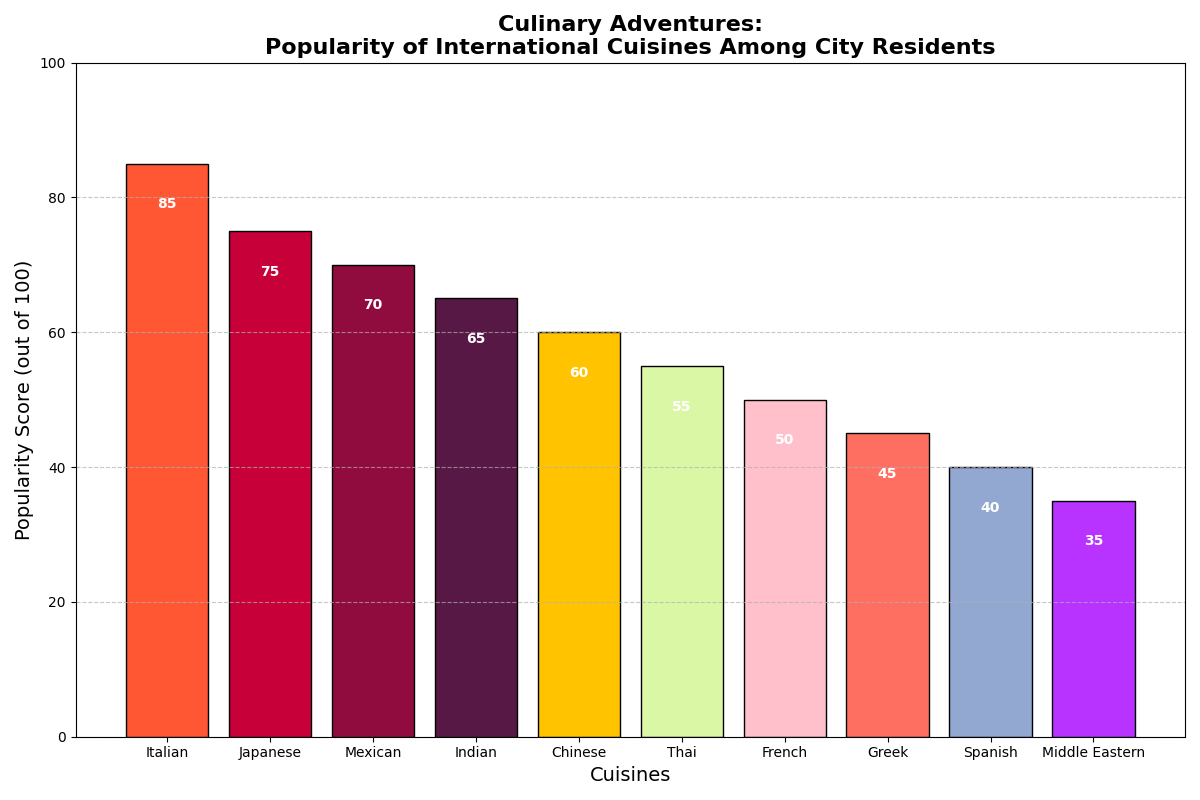

Source code (Python):
import matplotlib.pyplot as plt
import numpy as np

# Define the international cuisines and their respective popularity scores
cuisines = ["Italian", "Japanese", "Mexican", "Indian", "Chinese", "Thai", "French", "Greek", "Spanish", "Middle Eastern"]
popularity_scores = np.array([85, 75, 70, 65, 60, 55, 50, 45, 40, 35])

# Colors for the bars, using a warm color palette
colors = ['#FF5733', '#C70039', '#900C3F', '#581845', '#FFC300', '#DAF7A6', '#FFC0CB', '#FF6F61', '#92A8D1', '#B833FF']

# Create the vertical bar chart
fig, ax = plt.subplots(figsize=(12, 8))
bars = ax.bar(cuisines, popularity_scores, color=colors, edgecolor='black')

# Set the title and labels
ax.set_title('Culinary Adventures:\nPopularity of International Cuisines Among City Residents', fontsize=16, fontweight='bold', ha='center')
ax.set_ylabel('Popularity Score (out of 100)', fontsize=14)
ax.set_xlabel('Cuisines', fontsize=14)

# Add data labels to each bar
for bar in bars:
    ax.text(bar.get_x() + bar.get_width() / 2, bar.get_height() - 5, f'{bar.get_height()}', 
            ha='center', va='top', color='white', fontsize=10, fontweight='bold')

# Add horizontal grid lines
ax.yaxis.grid(True, linestyle='--', alpha=0.7)

# Set y-axis limit to provide appropriate spacing
ax.set_ylim(0, 100)

# Adjust layout to prevent overlapping
plt.tight_layout()

# Display the plot
plt.show()
